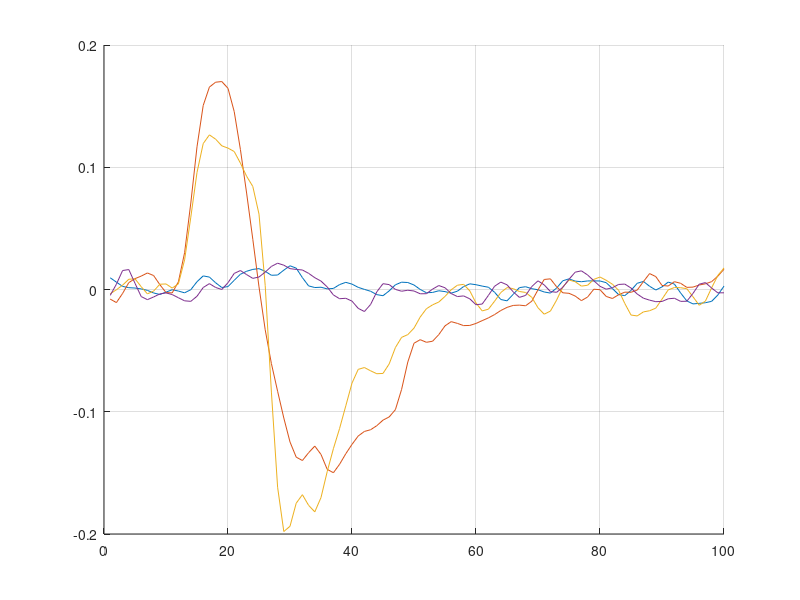

This figure's MATLAB source: (Note: this script raises an error after producing the figure.)
function project
    
    %% Question-4
    load('data_cn_project_iii_a17.mat');


    spike_triggered_avg = zeros(4,100);
    stimulus = load('data_cn_project_iii_a17.mat', 'Stimulus').Stimulus;
    all_spike_times = load('data_cn_project_iii_a17.mat', 'All_Spike_Times').All_Spike_Times;
    
    for neuron_num=1:4
    % neuron_num = 1;
        total_num_of_spikes = 0;
        for i=1:50
            spike_times = all_spike_times{neuron_num,i};
            len_of_spike_array = size(spike_times,2);
            
            for j=1:len_of_spike_array
                if spike_times(j) <= 15
                    total_num_of_spikes = total_num_of_spikes + 1;
                    time_of_spike_in_ms = spike_times(j)*1000;

                    % disp("errr belo")
                    % disp(size(spike_triggered_avg));

                    for k=1:100
                    
                        if time_of_spike_in_ms-(101-k) >=1
                            spike_triggered_avg(neuron_num, k) = spike_triggered_avg(neuron_num, k) +  stimulus(1,floor(time_of_spike_in_ms-(101-k)));
                        end
                    end
                end
            end
        end
        spike_triggered_avg(neuron_num,:) = spike_triggered_avg(neuron_num,:)./total_num_of_spikes; %  4 x 100
    end
   
    spike_triggered_avg = transpose(spike_triggered_avg); % 100 x 4
  
    
        
        figure(430)
        hold on
            for i=1:4
                plot(linspace(1,100), spike_triggered_avg(:, i));
            end
        hold off
        grid
    
    Rxx = autocorr(Stimulus, 99);
    Css = zeros(100,100);
    Css = toeplitz(Rxx);
    for i=1:4
        h_t(100:-1:1,i) = (Css\spike_triggered_avg(:,i));
        figure(40+i)
            plot(linspace(1, 100), h_t(:,i));
        grid
        
        
    end

  
    %% Question - 5
    for i=1:4
        y_t(i,:) = conv(Stimulus(1, 1:15000), h_t(:, i));
        
    end
    disp(size(y_t)) % 4 x 15099

    PSTH = zeros(4, 20000);
    for i=1:4
        for j=1:50
            PSTH(i,:) = PSTH(i,:) + histcounts(All_Spike_Times{i,j}*1000,0:20000)*1000/50;
        end
    end
   
    for i=1:4
        y_t1(i, 1:15000) = y_t(i,1:15000);
    end
    % average the results in bins
    bin_size = 30;
    for i = 1:ceil(15000/bin_size)
        e = i*bin_size;
        if e>15000
            e = 15000;
        end
        x1(i) = mean( y_t(1, (1+(i-1)*bin_size):e) );
        x2(i) = mean( y_t(2, (1+(i-1)*bin_size):e) );
        x3(i) = mean( y_t(3, (1+(i-1)*bin_size):e) );
        x4(i) = mean( y_t(4, (1+(i-1)*bin_size):e) );
    
        y1(i) = mean( PSTH(1, (1+(i-1)*bin_size):e) );
        y2(i) = mean( PSTH(2, (1+(i-1)*bin_size):e) );
        y3(i) = mean( PSTH(3, (1+(i-1)*bin_size):e) );
        y4(i) = mean( PSTH(4, (1+(i-1)*bin_size):e) );
    end
    
    % xi = h(t) - 1 x 15000, yi = PSTHi - 1 x 15000
    

    figure(51)
        hold on
        [x1, y1] = prepareCurveData( x1, y1 );

        ft = fittype( 'a/(1+exp(-b*(x-c)))', 'independent', 'x', 'dependent', 'y' );
        opts = fitoptions( 'Method', 'NonlinearLeastSquares' );
        opts.Display = 'Off';
        opts.StartPoint = [0.5 0.5, 0.5];

        [fitresult1, gof] = fit( x1, y1, ft, opts );
        plot(fitresult1,x1, y1);
        hold off
    grid


    figure(52)
        hold on
        [x2, y2] = prepareCurveData( x2, y2 );

        ft = fittype( 'a/(1+exp(-b*(x-c)))', 'independent', 'x', 'dependent', 'y' );
        opts = fitoptions( 'Method', 'NonlinearLeastSquares' );
        opts.Display = 'Off';
        opts.StartPoint = [0.5 0.5, 0.5];

       
        [fitresult2, gof] = fit( x2, y2, ft, opts );
        plot(fitresult2,x2, y2);
        hold off
    grid


    figure(53)
        hold on
        [x3, y3] = prepareCurveData( x3, y3 );

        ft = fittype( 'a/(1+exp(-b*(x-c)))', 'independent', 'x', 'dependent', 'y' );
        opts = fitoptions( 'Method', 'NonlinearLeastSquares' );
        opts.Display = 'Off';
        opts.StartPoint = [0.5 0.5, 0.5];

       
        [fitresult3, gof] = fit( x3, y3, ft, opts );
        plot(fitresult3,x3, y3);
        hold off
    grid


    figure(54)
        hold on
        [x4, y4] = prepareCurveData( x4, y4 );

        ft = fittype( 'a/(1+exp(-b*(x-c)))', 'independent', 'x', 'dependent', 'y' );
        opts = fitoptions( 'Method', 'NonlinearLeastSquares' );
        opts.Display = 'Off';
        opts.StartPoint = [0.5 0.5, 0.5];


        [fitresult4, gof] = fit( x4, y4, ft, opts );
        plot(fitresult4,x4, y4);
        hold off
    grid


    %% Question 6
    % predicton - y , f
    % y


   
    y1 = conv(stimulus(15001:20000), h_t(:,1));
    y1 = y1(1,1:5000);
    
    y2 = conv(stimulus(15001:20000), h_t(:,2));
    y2 = y2(1,1:5000);
    
    y3 = conv(stimulus(15001:20000), h_t(:,3));
    y3 = y3(1,1:5000);
    
    y4 = conv(stimulus(15001:20000), h_t(:,4));
    y4 = y4(1,1:5000);

    disp("????")
    disp(fitresult1);
    % disp(fitresult1.a); % .a, .b, .c

    % prediction - lambda
    pred1 = (fitresult1.a)./(1+exp(-(fitresult1.b).*(y1-(fitresult1.c))));
    figure(61)
        scatter(PSTH(1, 15001:20000),pred1);
    grid

    c1 = corrcoef(PSTH(1, 15001:20000), pred1);
    disp("R square for Neuron 1")
    disp(c1(2)^2)


    
    pred2 = (fitresult2.a)./(1+exp(-(fitresult2.b).*(y2-(fitresult2.c))));
    figure(62)
        scatter(PSTH(2, 15001:20000),pred2);
    grid
    
    c2 = corrcoef(PSTH(2, 15001:20000), pred2);
    disp("R square for Neuron 2")
    disp(c2(2)^2)

    pred3 = (fitresult3.a)./(1+exp(-(fitresult3.b).*(y3-(fitresult3.c))));
    figure(63)
        scatter(PSTH(3, 15001:20000),pred3);
    grid

    c3 = corrcoef(PSTH(3, 15001:20000), pred3);
    disp("R square for Neuron 3")
    disp(c3(2)^2)
    
    pred4 = (fitresult4.a)./(1+exp(-(fitresult4.b).*(y4-(fitresult4.c))));
    figure(64)
        scatter(PSTH(4, 15001:20000),pred4);
    grid
    c4 = corrcoef(PSTH(4, 15001:20000), pred4);
    disp("R square for Neuron 4")
    disp(c4(2)^2)

    %% Question - 7
    % q = 0.1;
    q = [0 0.001 0.01 0.1 1 10 100];
    MI = zeros(4,5,length(q));

    for iter=1:5
        disp("i is ")
        disp(iter)
        disp("-------------------------------------------------")
        t = randperm(19901,8);

        for n = 1:4
            disp("n is ")
            disp(n)
            spike_segments = cell(8,50);
            for rep = 1:50
                spikes = All_Spike_Times{n,rep};
                for i = 1:8
                    spike_segments{i,rep} = spikes(spikes>=t(i)/1000&spikes<(t(i)+100)/1000);
                end
            end

            for m=1:length(q)
                disp('q is')
                disp(q(m))
                confusion_matrix = zeros(8,8);
                
                for i=1:8
                    for realiz=1:50
                        closest_stimuli_index = find_closest_stimuli_index(i, realiz, q, spike_segments);
                        % append to that stimulus
                        confusion_matrix(i, closest_stimuli_index) = confusion_matrix(i, closest_stimuli_index) + 1;
                    end
                end

                confusion_matrix = confusion_matrix/50;
                MI(n,iter,m) = MI(n,iter,m) + find_mutual_info(confusion_matrix);
                
            end

        end


    end

    

        
        for n = 1:4
            fprintf("neuron %f \f", n);
            avg_q_for_neuron = zeros(1, length(q));
                for i=1:length(q)
                    avg_q1 = sum(MI(n, :, i))/5;
                    avg_q_for_neuron(i) = avg_q1;
                    fprintf("for value of q - %f, MI are \n", q(i));
                    disp(MI(n,:,i));   
                end
                
                % figure(70 + n)                    
                %     plot(q,avg_q_for_neuron)
                % grid
        end
        
    
end

function mutual_info = find_mutual_info(confusion_matrix)
    m = 0;
    for i=1:8
        for j=1:8
            if(confusion_matrix(i,j)~=0)
                m = m + ((confusion_matrix(i,j))* (1/8)) * log2((confusion_matrix(i,j))/sum(confusion_matrix(:,j)/8)) ; %p(y/x)* p(x) * log(p(x,y)/ p(x)p(y))  = p(y/x)* p(x) * log((p(y/x))/p(y)) [bcoz p(x,y)/p(x) = p(y/x)]  and p(y) =  for all x sum(p(x,y)) =  
            end
        end
    end

    mutual_info = m;
end

function closest_index = find_closest_stimuli_index(i, realiz, q, spike_segments)
    distances = zeros(1,8);
    for s=1:8
        for r = 1:50
            if (r == realiz && s == i)
                continue
            end
            distances(s) = distances(s) + VPSDM(spike_segments{i,realiz},spike_segments{s,r},q);
        end
    end

    [~,k] = min(distances);

    closest_index = k;
end

function d=VPSDM(tli,tlj,q)
    nspi=length(tli);
    nspj=length(tlj);
    
    if q==0
       d=abs(nspi-nspj);
       return
    elseif q==Inf
       d=nspi+nspj;
       return
    end
    
    scr=zeros(nspi+1,nspj+1);
    scr(:,1)=(0:nspi)';
    scr(1,:)=(0:nspj);
    if(nspi && nspj)
       for i=2:nspi+1
          for j=2:nspj+1
             scr(i,j)=min([scr(i-1,j)+1 scr(i,j-1)+1 scr(i-1,j-1)+q*abs(tli(i-1)-tlj(j-1))]);
          end
       end
    end
    d=scr(nspi+1,nspj+1);
end